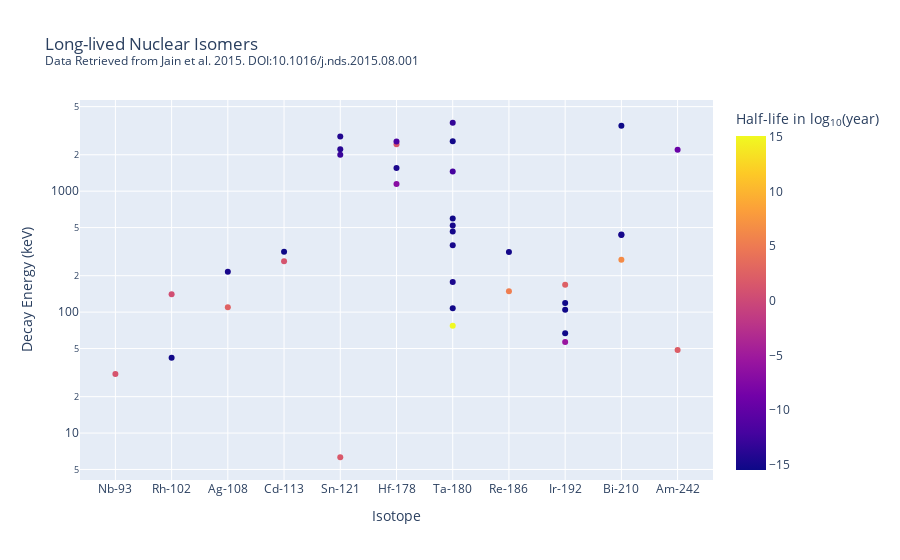

Source (notebook cell):
### Markdown cell above
The below graph is more useful to me. It is easier to spot isotopes that have isomers close in decay energy but very large difference in half life, which is desirable for energy storage. In the plot, for each isotopes this would show up as points that are vertically close together but have different colors. 
Ideally, I could make such a plot for every isotope and simply scroll to the left and right to view prospects. Alternatively, I could do this programmatically by taking the ratio between change in half life and change in decay energy.

### Code cell
color_axis = "Half-life in log<sub>10</sub>(year)"
filtered_df[color_axis] = np.log10(filtered_df["Half-life (seconds)"] / (24 * 365 * 3600))
title=('Long-lived Nuclear Isomers<br><sup>Data Retrieved from ' +
     'Jain et al. 2015. <a href="https://doi.org/10.1016/j.nds.2015.08.001">' + 
    'DOI:10.1016/j.nds.2015.08.001</a></sup>')
fig = px.scatter(filtered_df, log_y = True, y="Decay Energy (keV)", x="Isotope",
            color = color_axis, title=title)
fig

### Figure 1 — Plotly figure (JSON) as saved in the notebook; plotly's stock layout.template omitted (floating-point values rounded to 4 significant figures)
{"data": [{"hovertemplate": "Isotope=%{x}<br>Decay Energy (keV)=%{y}<br>Half-life in log<sub>10</sub>(year)=%{marker.color}<extra></extra>", "legendgroup": "", "marker": {"color": [1.207, -15.22, 0.5731, 2.641, -14.84, 1.143, -15.47, 1.642, -12.77, -13.8, -14.28, -6.897, -14.61, 1.491, -11.67, 15.08, -15.22, -14.65, -14.88, -15.0, -14.93, -15.29, -12.0, -15.16, -13.2, 5.301, -15.12, -5.559, -15.32, -15.26, -15.32, 2.382, 6.483, -14.74, -14.92, -15.45, 2.149, -9.353], "coloraxis": "coloraxis", "symbol": "circle"}, "mode": "markers", "name": "", "orientation": "v", "showlegend": false, "type": "scatter", "x": ["Nb-93", "Rh-102", "Rh-102", "Ag-108", "Ag-108", "Cd-113", "Cd-113", "Sn-121", "Sn-121", "Sn-121", "Sn-121", "Hf-178", "Hf-178", "Hf-178", "Hf-178", "Ta-180", "Ta-180", "Ta-180", "Ta-180", "Ta-180", "Ta-180", "Ta-180", "Ta-180", "Ta-180", "Ta-180", "Re-186", "Re-186", "Ir-192", "Ir-192", "Ir-192", "Ir-192", "Ir-192", "Bi-210", "Bi-210", "Bi-210", "Bi-210", "Am-242", "Am-242"], "xaxis": "x", "y": [30.77, 41.94, 140.7, 109.5, 215.4, 263.5, 316.2, 6.31, 1998.0, 2221.0, 2833.0, 1147.0, 1554.0, 2446.0, 2572.0, 77.1, 107.8, 177.7, 356.7, 463.2, 520.1, 594.4, 1452.0, 2588.0, 3679, 149, 314.0, 56.72, 66.83, 104.8, 118.8, 168.1, 271.3, 433.5, 439.2, 3469.0, 48.6, 2200], "yaxis": "y"}], "layout": {"coloraxis": {"colorbar": {"title": {"text": "Half-life in log<sub>10</sub>(year)"}}, "colorscale": [[0, "#0d0887"], [0.1111, "#46039f"], [0.2222, "#7201a8"], [0.3333, "#9c179e"], [0.4444, "#bd3786"], [0.5556, "#d8576b"], [0.6667, "#ed7953"], [0.7778, "#fb9f3a"], [0.8889, "#fdca26"], [1, "#f0f921"]]}, "legend": {"tracegroupgap": 0}, "title": {"text": "Long-lived Nuclear Isomers<br><sup>Data Retrieved from Jain et al. 2015. <a href=\"https://doi.org/10.1016/j.nds.2015.08.001\">DOI:10.1016/j.nds.2015.08.001</a></sup>"}, "xaxis": {"anchor": "y", "domain": [0, 1], "title": {"text": "Isotope"}}, "yaxis": {"anchor": "x", "domain": [0, 1], "title": {"text": "Decay Energy (keV)"}, "type": "log"}}}
